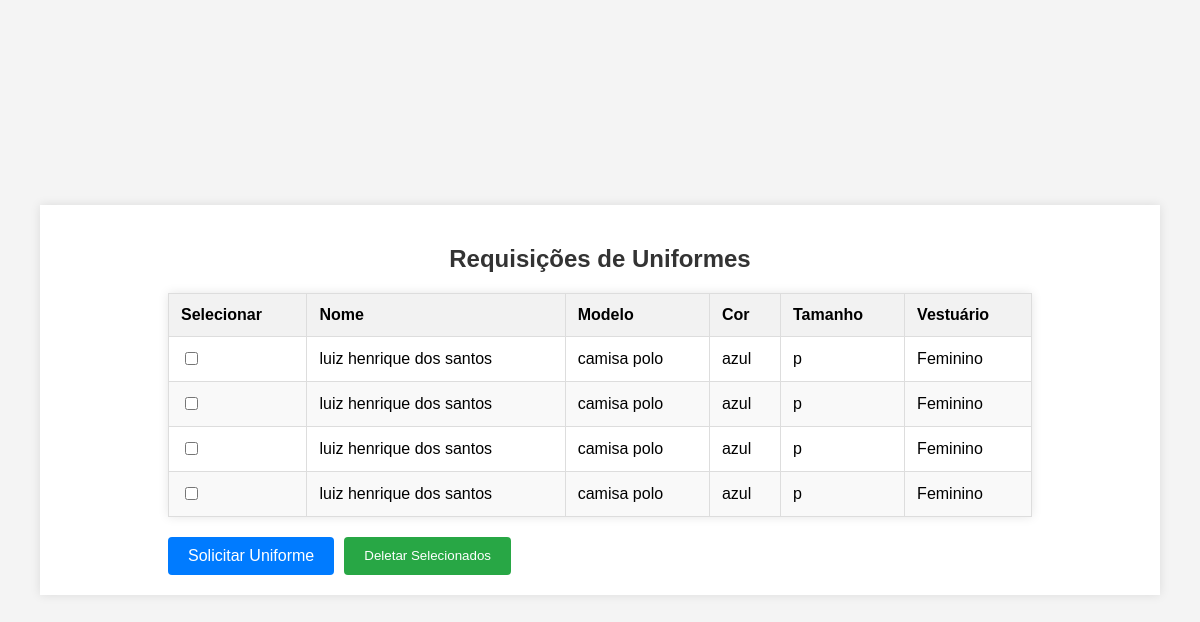
The page / on the database its author committed.
### tables this page shows
CREATE TABLE uniformes (
            id INTEGER PRIMARY KEY AUTOINCREMENT,
            nome TEXT NOT NULL,
            modelo TEXT NOT NULL,
            cor TEXT NOT NULL,
            tamanho TEXT NOT NULL,
            vestuario TEXT NOT NULL
        );

### app.py (the view)
@app.route("/")
def index():
    return render_template("index.html", uniformes=banco.select())

### banco.py (called while the page is built)
def select():
    conn = sqlite3.connect('uniformes.db')
    cursor = conn.cursor()
    cursor.execute("SELECT * FROM uniformes")
    uniformes = cursor.fetchall()
    conn.close()
    return uniformes

### templates/index.html (shortened to what this page needs)
<!DOCTYPE html>
<html lang="pt-br">
<head>
</head>
<body>
    <div style="width: 90%; max-width: 1200px; margin: auto; padding: 20px; background-color: #fff; box-shadow: 0 0 10px rgba(0, 0, 0, 0.1);">
        <h2>Requisições de Uniformes</h2>
        <table>
            <thead>
                <tr>
                    <th>Selecionar</th>
                    <th>Nome</th>
                    <th>Modelo</th>
                    <th>Cor</th>
                    <th>Tamanho</th>
                    <th>Vestuário</th>
                </tr>
            </thead>
            <tbody>
                {% for uniforme in uniformes %}
                <tr data-id="{{ uniforme[0] }}">
                    <td><input type="checkbox" class="delete-checkbox"></td>
                    <td>{{ uniforme[1] }}</td>
                    <td>{{ uniforme[2] }}</td>
                    <td>{{ uniforme[3] }}</td>
                    <td>{{ uniforme[4] }}</td>
                    <td>{{ uniforme[5] }}</td>
                </tr>
                {% endfor %}
            </tbody>
        </table>
        <div class="button-container">
            <a href="/uniforme" class="button button-blue">Solicitar Uniforme</a>
            <button class="button button-green" onclick="deleteSelectedRows()">Deletar Selecionados</button>
        </div>
    </div>
</body>
</html>

### templates/index.html (style rules this page uses)
body { font-family: Arial, sans-serif; background-color: #f4f4f4; display: flex; justify-content: center; align-items: center; height: 100vh; margin: 0; }
h2 { color: #333; text-align: center; }
table { width: 80%; border-collapse: collapse; margin: 20px auto; background: #fff; box-shadow: 0 0 10px rgba(0, 0, 0, 0.1); }
th, td { padding: 12px; border: 1px solid #ddd; text-align: left; }
th { background-color: #f2f2f2; }
tr:nth-child(even) { background-color: #f9f9f9; }
.button-container { display: flex; justify-content: flex-start; gap: 10px; margin-top: 20px; width: 80%; margin-left: auto; margin-right: auto; }
.button { padding: 10px 20px; color: #fff; text-decoration: none; border: none; cursor: pointer; text-align: center; border-radius: 4px; }
.button-blue { background-color: #007bff; }
.button-green { background-color: #28a745; }

### rows shown on the page
uniformes: nome "luiz henrique dos santos", modelo "camisa polo", cor "azul", tamanho "p", vestuario "Feminino"
uniformes: nome "luiz henrique dos santos", modelo "camisa polo", cor "azul", tamanho "p", vestuario "Feminino"
uniformes: nome "luiz henrique dos santos", modelo "camisa polo", cor "azul", tamanho "p", vestuario "Feminino"
uniformes: nome "luiz henrique dos santos", modelo "camisa polo", cor "azul", tamanho "p", vestuario "Feminino"
